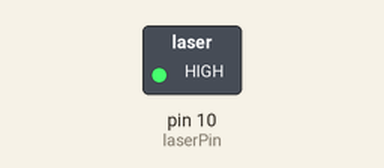
A sketch run on a simulated Arduino Uno, built with avr-gcc and run on an emulated ATmega328P. Parts: switched loads named in the sketch (green lamp = pin HIGH). Dashed ring = blinking. What the sketch prints to the serial monitor is not drawn.

Above: at 0.05 s.
Timing chart, 0 to 3.0 s (numbered marks = the images above):
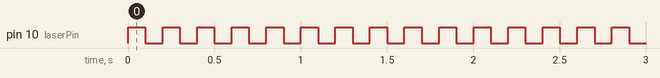

The sketch:

Laser-Module.ino
```cpp
int laserPin = 10;

void setup ()
{
  pinMode(laserPin, OUTPUT);
  Serial.begin(9600);
}

void loop () {
  digitalWrite(laserPin, HIGH);
  Serial.println("high");
  delay(100);
  digitalWrite(laserPin, LOW);
  Serial.println("low");
  delay(100);
}
```

Measured:
- by itself, pin 10 (laserPin): alternates HIGH for 0.10 s and LOW for 0.10 s
